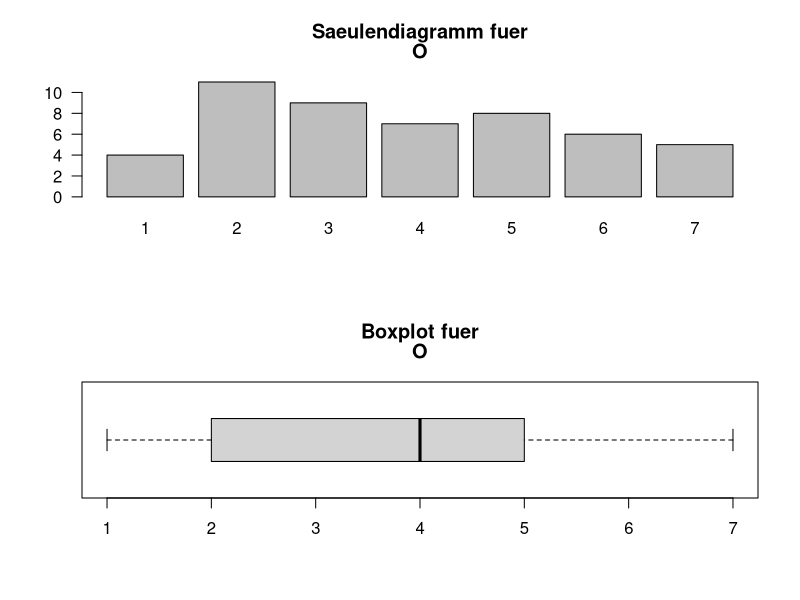
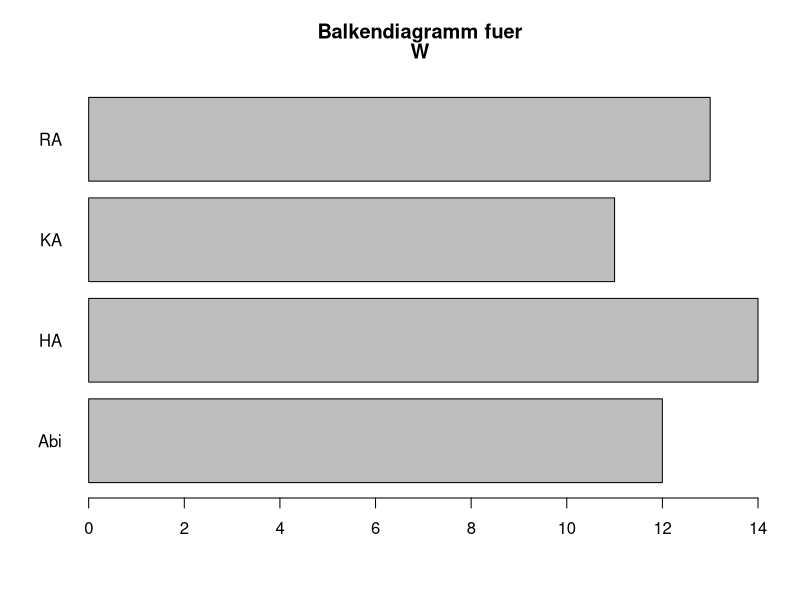

These charts were generated, in order, by the following R code:
# Funktionen-R-Skript 1


# Funktionen a, b, c: Alina, Hannah

# Funktion a) 
# Eine Funktion, die verschiedene geeignete deskriptive Statistiken für metrische 
# Variablen berechnet und ausgibt.

# My_Plots gibt bei plot = 0 fuer den eingegebenen Vektor an Daten ein Histogramm, ein Barplot, ein Boxplot und ein Scatterplot.
# Diese Einstellung ist der default, gibt man der Variable plot einen Wert von 1 bis 4, gibt die Funktion fuer
# 1 das Histogramm, fuer 2 den Barplot, fuer 3 den Boxplot und fuer 4 den Scatterplot aus.

My_Plots <- function(x, main, plot = 0){
  # x = Daten
  # main = Überschrift für alle Plots 
  if(plot == 0){ 
    par(mfrow = c(2,2)) # vier Grafiken in einen Plot 
    # Die unterschiedlichen Grafiken 
    hist(x, main = main) 
    barplot(table(x), main = main)
    boxplot(x,horizontal = TRUE, main = main)
    plot(x, main = main) 
    par(mfrow = c(1,1)) #setze die parameter zurueck 
  }
  if(plot == 1){
    hist(x, main = main) 
  }
  if(plot == 2){
    barplot(table(x), main = main) 
  }
  if(plot == 3){
    boxplot(x, main = main) 
  }
  if(plot == 4){
    plot(x, main = main) 
  }
}


# Funktion b) 
# Eine Funktion, die verschiedene geeignete desktiptive Statistiken für 
# kategoriale Variablen berechnet und ausgibt 

S <- c("KA", "RA", "Abi", "HA") # Ein Datenbeispiel zum ausprobieren 
W <- sample(S, size = 50, replace = TRUE)
O <- sample(1:7, size=50, replace = TRUE) # Ein ordinales Datenbeispiel

# der parameter ordinal kann auf FALSE gesetzt werden, wenn ein Boxplot der eingegebenen Daten keinen Sinn ergibt

My_Plots_2 <- function(x, ordinal = TRUE){
  if(ordinal == TRUE){
    #Die Diagramme
      par(mfrow = c(2,1))
      #Ein Stabdiagramm
      barplot(table(x), main = c("Saeulendiagramm fuer", deparse(substitute(x))), las = 1)
      #Ein Boxplot
      boxplot(x, main = c("Boxplot fuer", deparse(substitute(x))), horizontal = TRUE)
      par(mfrow = c(1,1))
    #Die Haufigkeitstabelle 
      print(table(x, dnn = deparse(substitute(x))))
  }
  
  if(ordinal == FALSE){
    #Das Stabdiagramm
      barplot(table(x), main = c("Balkendiagramm fuer", deparse(substitute(x))), horiz = TRUE, las = 1)
    #Die Häufigkeitstabelle
      print(table(x, dnn = deparse(substitute(x))))
  }
}
My_Plots_2(O, ordinal = TRUE)
My_Plots_2(W, ordinal = FALSE)



## c) 
#Eine Funktion, die geeignete deskriptive bivariate Statistiken fuer den Zusammenhang zwischen 
#zwei kategorialen Variablen berechnet ausgibt. 

#My_Plot_3 gibt zwei Kreuztabellen, eine mit absoluten Haufigkeiten und eine mit relativen Haufigkeiten, in der Konsole aus.

My_Plots_3 <- function(x,y){
  #x erster Datenvektor, y zweiter Datenvektor
  tabelle <- table(x,y,
                   dnn = c(deparse(substitute(x)), deparse(substitute(y)))) #uebernimmt den Namen des Datenvektors
  cat('Tabelle mit absoluten Haufigkeiten: \n\n')
  print(tabelle)
  cat('\n Tabelle mit relativen Haeufigkeiten: \n\n')
  print(prop.table(tabelle))
}










# Funktionen  d, e, f: Maike, Julia



## d)

# Grundgeruest der Funktion fuer Zusammenhang zwischen einer metrischen und einer dichotomen Variable

# Es werden 2 Summaries der metrischen Variable ausgegeben, getrennt nach den beiden Auspraegungen der dichotomen Variable
# Eingabe: fuer "dich" muss eine dichotome, fuer "met" eine metrische Variable eingegeben werden
# "dich" und "met" sollten zwei Variablen sein, deren n-te Eintraege jeweils von derselben Person stammen

dichmetsummary <- function(dich, met){
  
  if(length(table(dich)) != 2){stop("dich muss eine dichotome Variable sein")} 
     #ueberprueft, ob "dich" genau zwei Auspraegungen hat
  
  if(!is.numeric(met)){stop("met muss eine metrische Variable sein")} 
     # ueberprueft, ob "met" eine metrische variable ist
  
  if(length(met) != length(dich)){stop("dich und met muessen gleiche Laenge haben")} 
     # uberprueft, ob "dich" und "met" die gleiche Laenge haben.


dichfact <- factor(dich, levels = c(names(table(dich))), labels = c(0, 1))
# Umwandlung der dichotomen variable in einen Factor
  
# die Summaries werden als 2-elementige Liste zurueckgegeben:
rgabe <- list(
  # Summary der metrischen Variable nach der ersten im table ausgefuehrten Auspraegung der dichotomen Variable
  summary(met[dichfact == 0]), 
  
  # Summary der metrischen Variable nach der zweiten im table ausgefuehrten Auspraegung der dichotomen Variable
  summary(met[dichfact == 1])
)


names(rgabe) <- c(names(table(dich))[1], names(table(dich))[2])
# zu jedem Listenelement wird hinzugefuegt, auf welcher Auspraegung der dichotomen Variable die Summary basiert

return(rgabe) # Ausgabe der beiden Summaries
  }







## e)
# Die Funktion kategorisiert eine numerische Variable quantilbasiert in "niedrig", "mittel" und "hoch"

# ordinalskalierte Variablen koennen mit der Hilfsfunktion "ordtonum"
# in Variablen mit numerischen Werten entsprechend ihrer Ordnung
# umgewandelt werden

quantkat <- function(x){
  newob <- NULL # leeres Objekt wird erstellt
uquant <- quantile(as.numeric(names(table(x))), 0.25) # das untere Quartil der sortierten numerischen Werte wird bestimmt
oquant <- quantile(as.numeric(names(table(x))), 0.75) # ebenso das obere Quartil

newob[x <= uquant] <- "niedrig" 
# das untere Quartil dient als obere Grenze der Kategorie "niedrig".
# alles, was unterhalb dieses Quartils liegt, wird der Kategorie "niedrig" zugeordnet.

newob[x > uquant & x < oquant] <- "mittel" 
# die Werte zwischen den beiden Quartilen werden der Kategorie "mittel" zugeordnet

newob[x >= oquant] <- "hoch" 
# das obere Quartil ist die untere Grenze fuer die Kategorie "hoch", alles was darueber liegt, wird "hoch" zugeordnet

newob 
# das in "niedrig", "mittel" und "hoch" kategorisierte Objekt wird ausgegeben.
}




# Beispiel
b <- c(2, 5, 2, 6, 3, 6)

quantkat(b)
# [1] "niedrig" "mittel"  "niedrig" "hoch"    "mittel"  "hoch"





# man koennte auch 0.33 und 0.66 Quantile nehmen, oder eben die Quartile. 
# bei den Quartilen waere die mittlere Kategorie doppelt so gross wie jeweils die Extremen











  
  
##f)

# es werden Visualisierungen fuer drei oder vier Variablen erstellt. Dabei werden zwei Variablen fuer die Achsen verwendet und die dritte durch unterschiedliche
# Farben gezeigt. Die Positionen der drei/ vier Variablen sind dabei fest gewaehlt. Man kann bei drei Variablen nur unterscheiden welche drei von Mathe_Int, Prog_Int, 
# Studienfach und Mathe_LK man gleichzeitig angezeigt werden sollen. Genutzt wird dabei das Paket "ggplot2". 




# muss vorher geladen
install.packages("dplyr")
library(dplyr)
install.packages("ggplot2")
library(ggplot2)


Visual_data <- function(D = data, n = 3, Int_Mathe = TRUE, Int_Prog = TRUE, data_Studiengang = TRUE, MatheLK = FALSE){   # n steht dafuer, wie viele Variablen genutzt werden, moeglich sind 3 oder 4
  if(n == 3 & Int_Mathe == TRUE & Int_Prog == TRUE & data_Studiengang == TRUE & MatheLK == FALSE){
    print(ggplot(D,                                                                          # ggplot wird vom Datensatz erstellt
           aes(y = factor(Mathe_Int),                                                     # Interesse für Mathe auf y-Achse
               x = Prog_Int,                                                              # auf die x-Achse kommt Interesse für Programmieren
               color = Studienfach)) +                                                    # es wird farblich nach Studienfach unterschieden
      geom_jitter(alpha = 1,                                                              # Farbstaerke und Groesse der Punkte im Gitter
                  size = 1.5) + 
      labs(title = "Interesse nach Studienfach",                                          # Die jeweiligen Achsen werden beschriftet
           x = "Interesse an Programmiern", 
           y = "Interesse an Mathe", las = 1) )
  }
  if(n == 3 & Int_Mathe == TRUE & Int_Prog == TRUE & data_Studiengang == FALSE & MatheLK == TRUE){
    print( ggplot(D,                                                                          # ggplot wird vom Datensatz erstellt
           aes(y = factor(Mathe_Int),                                                       # Interesse für Mathe auf y-Achse
               x = Prog_Int,                                                              # auf die x-Achse kommt Interesse für Programmieren
               color = Mathe_LK)) +                                                    # es wird farblich nach Mathe LK unterschieden
      geom_jitter(alpha = 1,                                                              # Farbstaerke und Groesse der Punkte im Gitter
                  size = 1.5) + 
      labs(title = "Interesse nach Mathe LK",                                          # Die jeweiligen Achsen werden beschriftet
           x = "Interesse an Programmiern", 
           y = "Interesse an Mathe", las = 1) )
  }
  if(n == 3 & Int_Mathe == TRUE & Int_Prog == FALSE & data_Studiengang == TRUE & MatheLK == TRUE){
    print( ggplot(D,                                                                          # ggplot wird vom Datensatz erstellt
           aes(y = factor(Mathe_Int),                                                      # Interesse für Mathe auf y-Achse
               x = Studienfach,                                                              # auf die x-Achse kommt das Studienfach
               color = Mathe_LK)) +                                                    # es wird farblich nach Mathe LK unterschieden
      geom_jitter(alpha = 1,                                                              # Farbstaerke und Groesse der Punkte im Gitter
                  size = 1.5) + 
      labs(title = "Mathe LK nach Studenfach und Int. Mathe",                                          # Die jeweiligen Achsen werden beschriftet
           x = "Studienfach", 
           y = "Interesse an Mathe", las = 1))
  }
  if(n == 3 & Int_Mathe == FALSE & Int_Prog == TRUE & data_Studiengang == TRUE & MatheLK == TRUE){
    print(ggplot(D,                                                                          # ggplot wird vom Datensatz erstellt
           aes(y = factor(Prog_Int),                                                      # Interesse für Programmieren auf y-Achse 
               x = Studienfach,                                                              # auf die x-Achse kommt das Studienfach
               color = Mathe_LK)) +                                                    # es wird farblich nach Mathe LK unterschieden
      geom_jitter(alpha = 1,                                                              # Farbstaerke und Groesse der Punkte im Gitter
                  size = 1.5) + 
      labs(title = "Mathe LK bei Studienfach und Int. Programmieren",                                          # Die jeweiligen Achsen werden beschriftet
           x = "Studienfach", 
           y = "Interesse an Programmieren", las = 1) )
  }
  if(n==4 & Int_Mathe == TRUE & Int_Prog == TRUE & data_Studiengang == TRUE & MatheLK == TRUE){
    print(D %>%
      ggplot(aes(y = Mathe_Int, x = Prog_Int, color = Mathe_LK)) +    # ggplot wird erstellt, bei dem die Interessen auf die Achsen kommen und farblich
      # zwischen Mathe_LK ja oder nein entschieden wird
      geom_point() +                                                 # es werden Punkte erstellt
      facet_wrap(vars(Studienfach)) +                                # es wird nach der vierten Variable/ Studienfach unterschieden
      labs(title ="Abhaengigkeit aller vier Variablen",              # Beschriftung wird hinzugef
           subtitle = "Aufgeteilt nach Studienfach",
           x = "Interesse an Programmieren",
           y = "Interesse an Mathe"))
  }
  
  
# Hier werden die Warnings geschrieben, falls die Variablen unzulaessig sind  
  
  # bei den Fall das n=4 ist, wird eine Warnung gegeben, falls nicht alle vier Folgevariablen TRUE gesetzt wurden
  if(n == 4 & !(Int_Mathe == TRUE & Int_Prog == TRUE & data_Studiengang == TRUE & MatheLK == TRUE )){    
    warning("Bei n=4 muessen alle vier Variablen auf TRUE gesetzt werden")
  }
  # bei den Fall das n=3 ist:
  # falls vier statt drei Variablen TRUE gesetzt wurden
  if(n == 3 & Int_Mathe == TRUE & Int_Prog == TRUE & data_Studiengang == TRUE & MatheLK == TRUE){
    warning("Bei n=3 duerfen nur drei Variablen TRUE sein")
  }
  # falls zu wenig Variablen TRUE gesetzt wurden
  if(n== 3 & (Int_Mathe == FALSE & Int_Prog == FALSE & data_Studiengang == TRUE & MatheLK == TRUE | Int_Mathe == FALSE & Int_Prog == TRUE & data_Studiengang == FALSE & MatheLK == TRUE |
              Int_Mathe == FALSE & Int_Prog == TRUE & data_Studiengang == TRUE & MatheLK == FALSE | Int_Mathe == TRUE & Int_Prog == FALSE & data_Studiengang == FALSE & MatheLK == TRUE | 
              Int_Mathe == TRUE & Int_Prog == FALSE & data_Studiengang == TRUE & MatheLK == FALSE | Int_Mathe == TRUE & Int_Prog == TRUE & data_Studiengang == FALSE & MatheLK == FALSE |
              Int_Mathe == FALSE & Int_Prog == FALSE & data_Studiengang == FALSE & MatheLK == FALSE | Int_Mathe == FALSE & Int_Prog == FALSE & data_Studiengang == FALSE & MatheLK == TRUE |
              Int_Mathe == FALSE & Int_Prog == FALSE & data_Studiengang == TRUE & MatheLK == FALSE | Int_Mathe == FALSE & Int_Prog == TRUE & data_Studiengang == FALSE & MatheLK == FALSE |
              Int_Mathe == TRUE & Int_Prog == FALSE & data_Studiengang == FALSE & MatheLK == FALSE )){
    warning("Bei n=3 muessen genau drei Variablen TRUE sein")
  }
  
  # falls das n selbst unzulaessig ist
  if(n != 3 & n!= 4){
    warning("Das n ist unzulaessig. Es wird nur n=3 oder n=4 angenommen")
  }
 }
